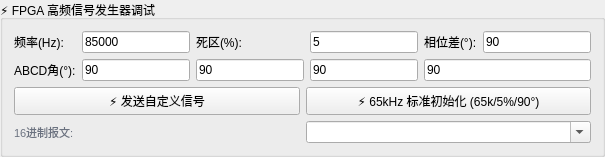
            <widget class="QGroupBox" name="groupManualFpga">
             <property name="title">
              <string>⚡ FPGA 高频信号发生器调试</string>
             </property>
             <layout class="QVBoxLayout" name="layoutManualFpga">
              <property name="spacing">
               <number>6</number>
              </property>
              <item>
               <layout class="QGridLayout" name="gridFpgaParams">
                <property name="spacing">
                 <number>6</number>
                </property>
                <item row="0" column="0">
                 <widget class="QLabel" name="lblManualFreq">
                  <property name="text">
                   <string>频率(Hz):</string>
                  </property>
                 </widget>
                </item>
                <item row="0" column="1">
                 <widget class="QLineEdit" name="manualFreqEdit">
                  <property name="text">
                   <string>85000</string>
                  </property>
                 </widget>
                </item>
                <item row="0" column="2">
                 <widget class="QLabel" name="lblManualDead">
                  <property name="text">
                   <string>死区(%):</string>
                  </property>
                 </widget>
                </item>
                <item row="0" column="3">
                 <widget class="QLineEdit" name="manualDeadbandEdit">
                  <property name="text">
                   <string>5</string>
                  </property>
                 </widget>
                </item>
                <item row="0" column="4">
                 <widget class="QLabel" name="lblManualPhase">
                  <property name="text">
                   <string>相位差(°):</string>
                  </property>
                 </widget>
                </item>
                <item row="0" column="5">
                 <widget class="QLineEdit" name="manualPhaseDiffEdit">
                  <property name="text">
                   <string>90</string>
                  </property>
                 </widget>
                </item>
                <item row="1" column="0">
                 <widget class="QLabel" name="lblManualAngles">
                  <property name="text">
                   <string>ABCD角(°):</string>
                  </property>
                 </widget>
                </item>
                <item row="1" column="1">
                 <widget class="QLineEdit" name="manualAngleAEdit">
                  <property name="text">
                   <string>90</string>
                  </property>
                  <property name="placeholderText">
                   <string>A角</string>
                  </property>
                 </widget>
                </item>
                <item row="1" column="2">
                 <widget class="QLineEdit" name="manualAngleBEdit">
                  <property name="text">
                   <string>90</string>
                  </property>
                  <property name="placeholderText">
                   <string>B角</string>
                  </property>
                 </widget>
                </item>
                <item row="1" column="3">
                 <widget class="QLineEdit" name="manualAngleCEdit">
                  <property name="text">
                   <string>90</string>
                  </property>
                  <property name="placeholderText">
                   <string>C角</string>
                  </property>
                 </widget>
                </item>
                <item row="1" column="4" colspan="2">
                 <widget class="QLineEdit" name="manualAngleDEdit">
                  <property name="text">
                   <string>90</string>
                  </property>
                  <property name="placeholderText">
                   <string>D角</string>
                  </property>
                 </widget>
                </item>
               </layout>
              </item>
              <item>
               <layout class="QHBoxLayout" name="boxFpgaBtns">
                <property name="spacing">
                 <number>6</number>
                </property>
                <item>
                 <widget class="QPushButton" name="manualSendSignal_bt">
                  <property name="minimumSize">
                   <size>
                    <width>0</width>
                    <height>28</height>
                   </size>
                  </property>
                  <property name="text">
                   <string>⚡ 发送自定义信号</string>
                  </property>
                 </widget>
                </item>
                <item>
                 <widget class="QPushButton" name="initFpgaSignal_bt">
                  <property name="minimumSize">
                   <size>
                    <width>0</width>
                    <height>28</height>
                   </size>
                  </property>
                  <property name="text">
                   <string>⚡ 65kHz 标准初始化 (65k/5%/90°)</string>
                  </property>
                  <property name="toolTip">
                   <string>快速下发初始化信号: 频率 65000Hz, 死区 5%, 相位差 90°</string>
                  </property>
                 </widget>
                </item>
               </layout>
              </item>
              <item>
               <layout class="QHBoxLayout" name="boxFpgaPreviewLine">
                <property name="spacing">
                 <number>6</number>
                </property>
                <item>
                 <widget class="QLabel" name="lblFpgaHex">
                  <property name="text">
                   <string>16进制报文:</string>
                  </property>
                  <property name="styleSheet">
                   <string notr="true">color: #6B7280; font-size: 11px;</string>
                  </property>
                 </widget>
                </item>
                <item>
                 <widget class="QComboBox" name="manualSignalSendComboBox">
                  <property name="editable">
                   <bool>true</bool>
                  </property>
                  <property name="toolTip">
                   <string>16进制完整报文预览与发送历史记录</string>
                  </property>
                 </widget>
                </item>
               </layout>
              </item>
             </layout>
            </widget>
